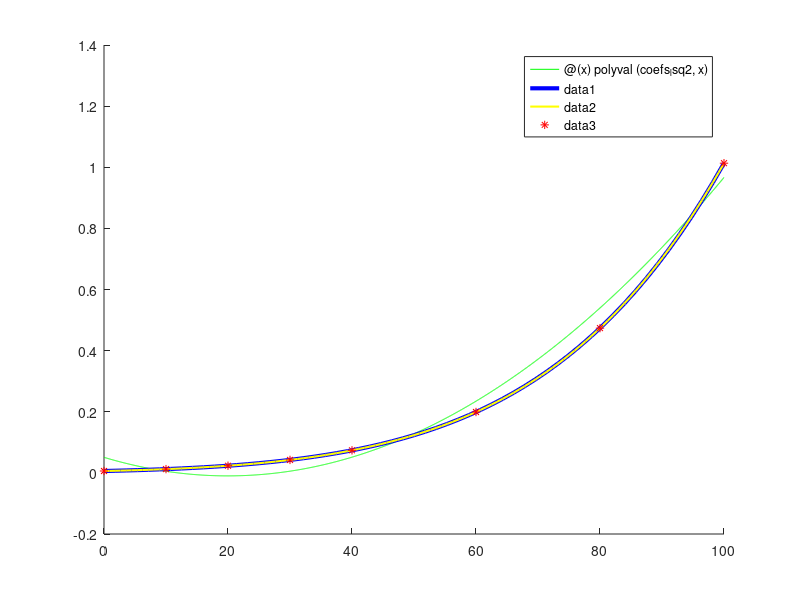

MATLAB code for this plot:
function error=ex2()
clf; hold on;
nodes=[0 10 20 30 40 60 80 100];
values=[0.0061 0.0123 0.0234 0.0424 0.0738 0.1992 0.4736 1.0133];

coefs_lsq2=polyfit(nodes, values, 2);
%lsq method for x, f(x) and degree 2

poly_lsq2=@(x) polyval(coefs_lsq2, x);
%fct that computes polynomial with unknowns x with coefs_lsq2

coefs_lsq6=polyfit(nodes, values, 6);
%Am incercat si cu 4, 5, 7, 8 dar cu 6 da cea mai mica eroare
%lsq method for x, f(x) and degree 6

poly_lsq6=@(x) polyval(coefs_lsq6, x);
%fct that computes polynomial with unknowns x with coefs_lsq6

coefs_lsq7=polyfit(nodes, values, 7);
%sunt 8 puncte, deci grad 7=>interpolation polynomial

poly_lsq7=@(x) polyval(coefs_lsq7, x);
%fct that computes polynomial with unknowns x with coefs_lsq6

fplot(poly_lsq2, [0, 100], 'g');
fplot(poly_lsq6, [0, 100], 'b','LineWidth',3);
fplot(poly_lsq7, [0, 100], 'y','LineWidth',1.5);
%error=norm(values-poly_lsq(nodes));
%distanta dintre valorile functiei si valorile polinomului
plot(nodes, values, 'r*');
deg2_45=poly_lsq2(45)
deg6_45=poly_lsq6(45)
error_deg2=abs(0.095848-deg2_45)
error_deg6=abs(0.095848-deg6_45)
end